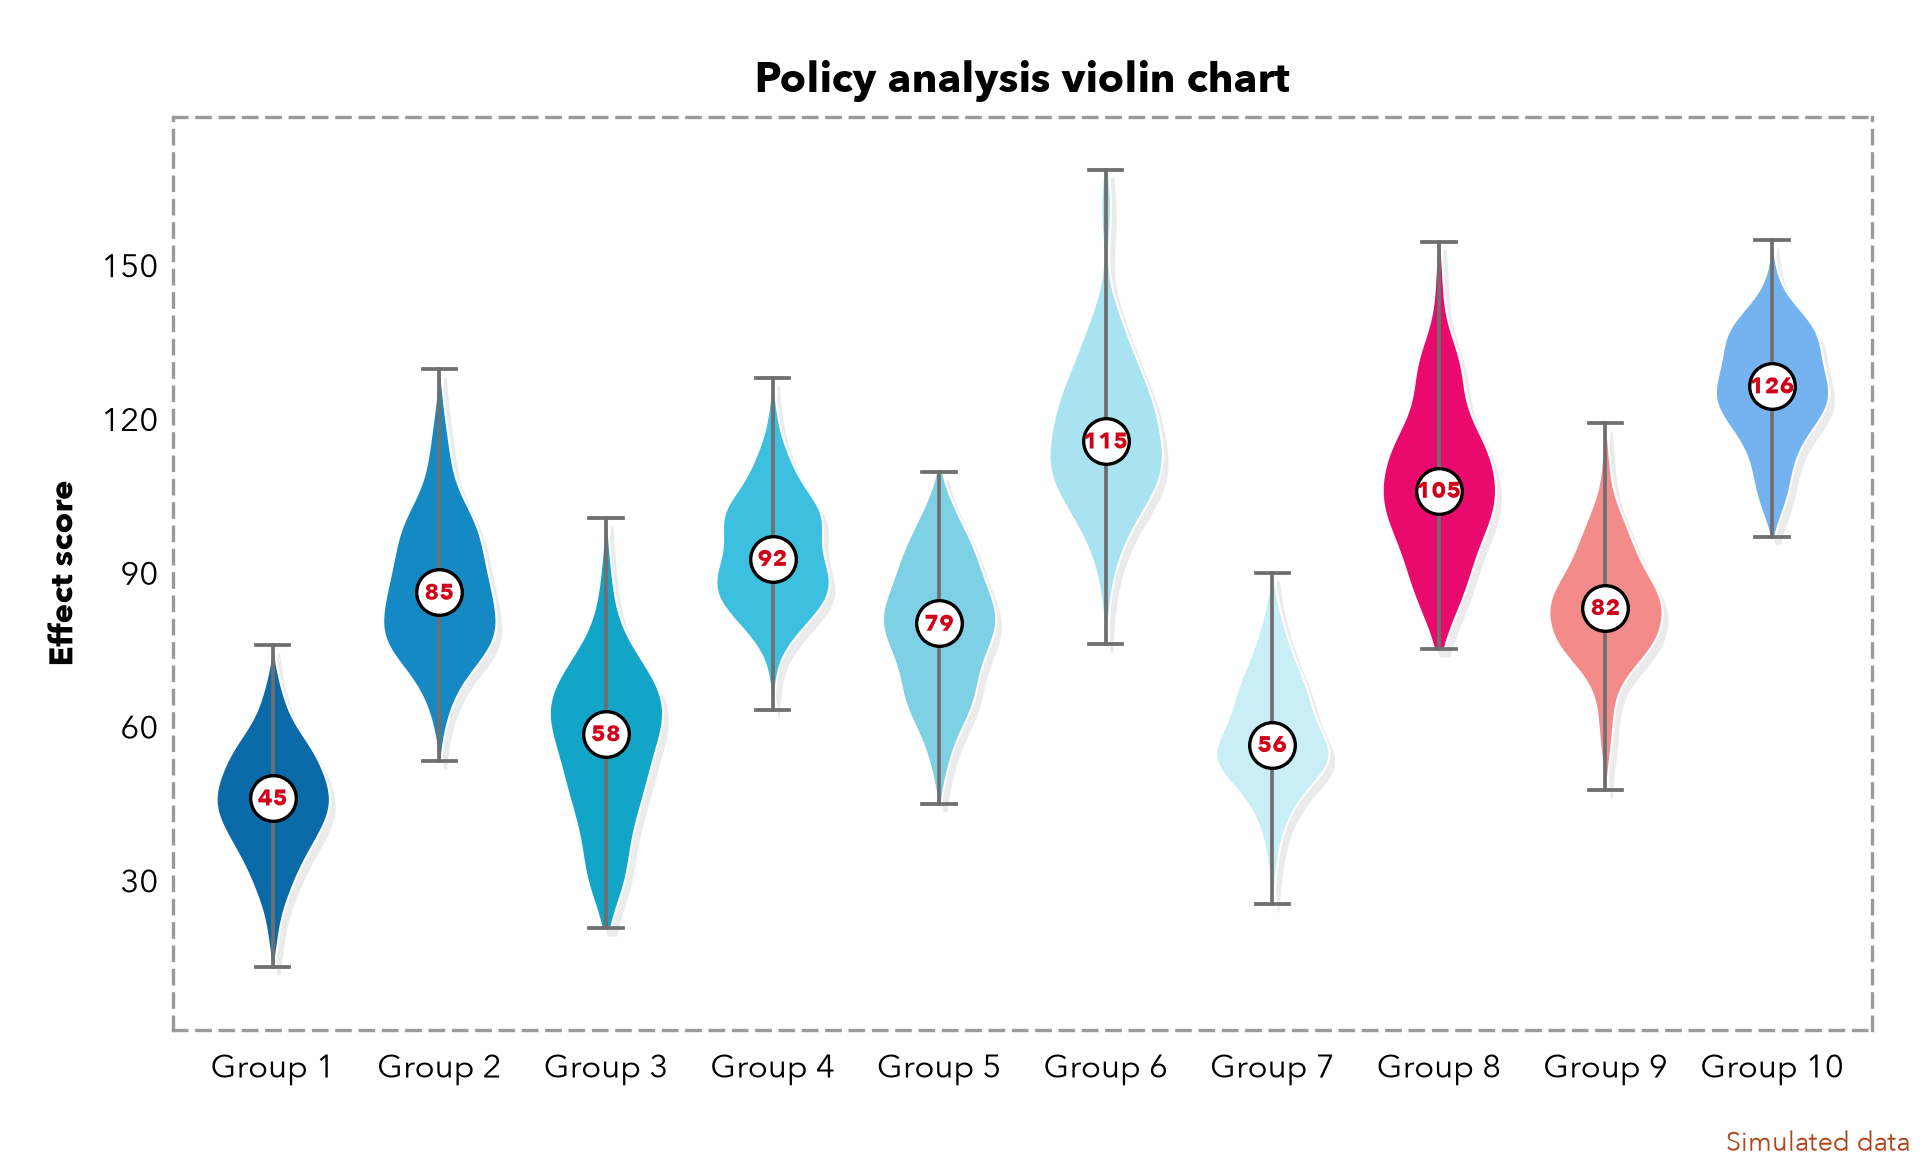

This chart was generated by the following Python code:
"""Violin plot for ten groups: soft shadow, a grey whisker through each violin, the median in a round badge.

Drawn after a figure in the author's private reference collection (layout, marks, palette, the dashed outer frame).

*** SIMULATED DATA *** generated below with a fixed seed. Replace `groups` (name -> 1-D array of observations).
"""
from pathlib import Path

import matplotlib.pyplot as plt
import numpy as np
from scipy.stats import gaussian_kde

OUT = Path(__file__).with_suffix(".png")
COLORS = ["#0a6aa8", "#1489c4", "#12a5c8", "#3dbfe0", "#7ed0e4", "#a9e3f1", "#c9eef6", "#ea0a6e", "#f48b8b", "#74b3f0"]

rng = np.random.default_rng(2)
centres = [44, 87, 56, 95, 78, 118, 60, 107, 82, 126]
groups = {f"Group {k + 1}": rng.normal(c, rng.uniform(9, 15), 80) for k, c in enumerate(centres)}

plt.rcParams.update({"font.family": ["Avenir Next", "Helvetica Neue", "Arial", "DejaVu Sans"], "font.size": 8, "pdf.fonttype": 42})
fig, ax = plt.subplots(figsize=(6.4, 3.9))
fig.subplots_adjust(left=0.09, right=0.975, top=0.9, bottom=0.12)
for x, ((name, v), col) in enumerate(zip(groups.items(), COLORS)):
    yy = np.linspace(v.min() - 6, v.max() + 6, 200)
    half = gaussian_kde(v)(yy)
    half = half / half.max() * 0.34
    ax.fill_betweenx(yy - 1.5, x - half + 0.035, x + half + 0.035, color="#000000", alpha=0.08, lw=0, zorder=1)   # shadow
    ax.fill_betweenx(yy, x - half, x + half, color=col, ec="white", lw=0.5, zorder=2)
    lo, hi = v.min() - 6, v.max() + 6
    ax.plot([x, x], [lo, hi], color="#6f6f6f", lw=0.9, zorder=3)                                                  # whisker
    for end in (lo, hi):
        ax.plot([x - 0.1, x + 0.1], [end, end], color="#6f6f6f", lw=0.9, zorder=3)
    med = np.median(v)
    ax.scatter(x, med, s=120, fc="white", ec="black", lw=0.8, zorder=4)
    ax.text(x, med, f"{med:.0f}", ha="center", va="center", fontsize=5.5, color="#d0021b", fontweight="bold", zorder=5)
ax.set_xticks(range(len(groups)), groups.keys())
ax.set_xlim(-0.6, len(groups) - 0.4); ax.set_ylim(0, 178)
ax.set_yticks([30, 60, 90, 120, 150])
ax.set_ylabel("Effect score", fontweight="bold")
ax.set_title("Policy analysis violin chart", fontweight="bold", fontsize=10)
ax.tick_params(length=0)
for sp in ax.spines.values():                   # dashed grey frame instead of solid axes
    sp.set_linestyle((0, (4, 3))); sp.set_color("#9a9a9a"); sp.set_linewidth(0.8)

fig.text(0.995, 0.008, "Simulated data", ha="right", va="bottom", fontsize=6.5, color="#b0461e")
fig.savefig(OUT, dpi=300)
print(OUT)
